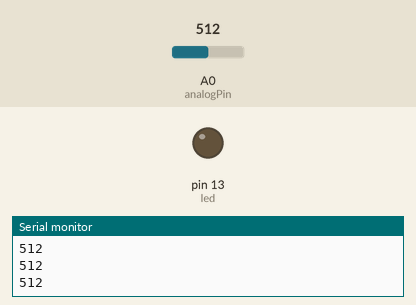
This sketch was run on a simulated Arduino Uno, built with avr-gcc and run on an emulated ATmega328P. On the bench: output pins drawn as LEDs (lit = HIGH), the last lines printed to the serial monitor. The inputs (shaded band) are chosen by the test bench; at power-on: A0 (analogPin) = 512.

Above: at 1.2 s.
1.3 s: A0 (analogPin) set to 689
2.8 s: A0 (analogPin) set to 716
At 3.8 s:
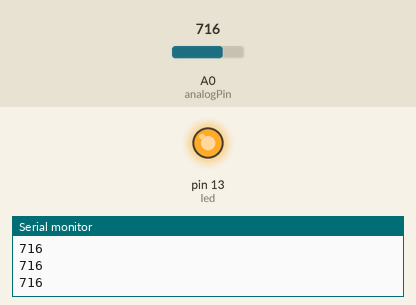
4.3 s: A0 (analogPin) set to 690
At 5.1 s:
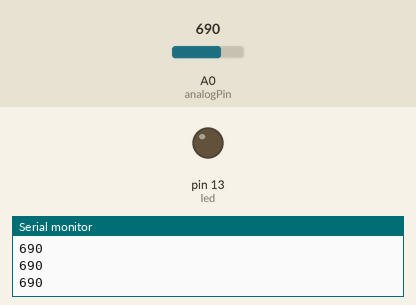
5.8 s: A0 (analogPin) set to 710
At 6.4 s:
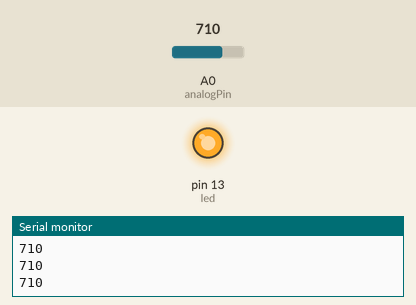
Timing chart, 0 to 8.3 s (numbered marks = the images above; inputs shaded):
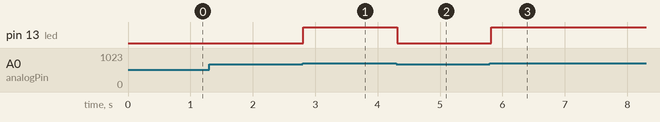

The sketch:

water_level_sensor.ino
```cpp
int analogPin = 0; //connect water sensor to analog interface 0
int led = 13; //LED to digital interface 13
int val = 0; //define the initial value of variable ‘val’ as 0
int data = 0; //define the initial value of variable ‘data’ as 0
void setup()
{
pinMode(led, OUTPUT); //define led as output pin
Serial.begin(9600); //set baud rate at 9600
}
void loop()
{
val = analogRead(analogPin); //read and assign analog value to variable ’val’
if(val>700){ //decide whether variable ‘val’ is over 700
digitalWrite(led,HIGH); //turn on LED when variable ‘val’ is over 700
}
else{
digitalWrite(led,LOW); //turn off LED when variable ‘val’ is under 700
}
data = val; //variable ’val’ assigns value to variable ‘data’
Serial.println(data); //print variable ‘data’ by Serial.print
delay(100);
}
```

Measured:
- the behaviour switches between 700 and 701 on A0 (analogPin) (found by bisection; images 0 and 1)
- after the input at 2.8 s, pin 13 (led): LOW → HIGH at once
- after the input at 4.3 s, pin 13 (led): HIGH → LOW at once
- after the input at 5.8 s, pin 13 (led): LOW → HIGH at once
